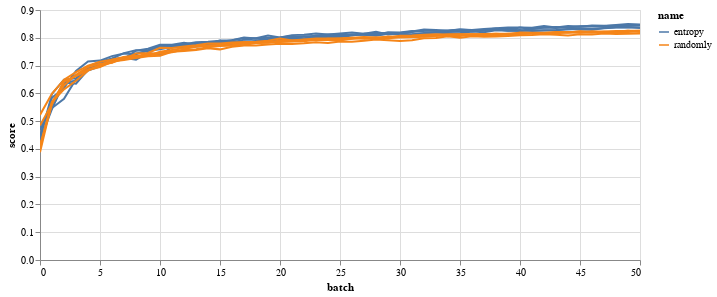

Write notebook code for a chart like this one.
### Code cell
pltr = pd.DataFrame(data)

(alt.Chart(pltr)
  .mark_line()
  .encode(x='batch', y='score', color='name', detail='run_id')
  .properties(width=600, height=250)
  .interactive())

### Figure 1 — Vega-Lite specification as saved in the notebook (floating-point values rounded to 4 significant figures; data arrays with more than 128 entries replaced by an {"elided": "..."} marker saying what was removed)
{"config": {"view": {"continuousWidth": 400, "continuousHeight": 300}}, "data": {"name": "data-640ef46cce1dc00dc9b82a967993fc78"}, "mark": "line", "encoding": {"color": {"type": "nominal", "field": "name"}, "detail": {"type": "nominal", "field": "run_id"}, "x": {"type": "quantitative", "field": "batch"}, "y": {"type": "quantitative", "field": "score"}}, "height": 250, "selection": {"selector002": {"type": "interval", "bind": "scales", "encodings": ["x", "y"]}}, "width": 600, "$schema": "https://vega.github.io/schema/vega-lite/v4.8.1.json", "datasets": {"data-640ef46cce1dc00dc9b82a967993fc78": {"elided": "510 records"}}}
